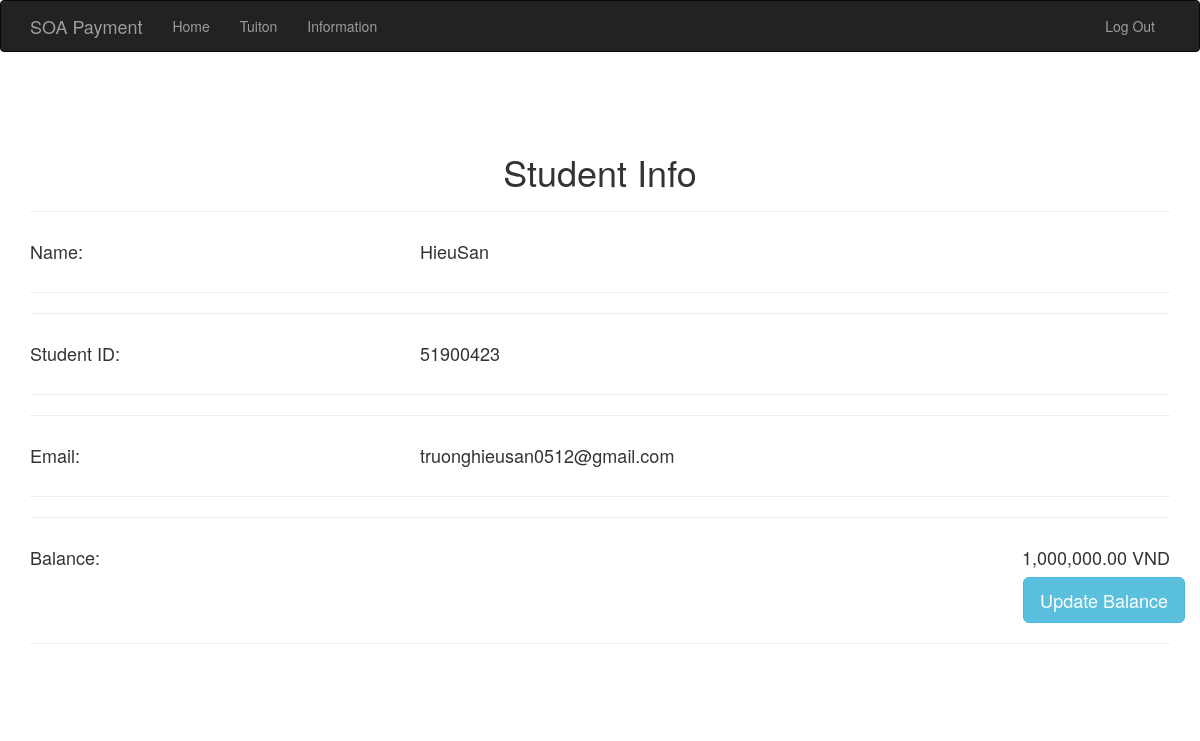
Before: /info (signed in) with the older database file.
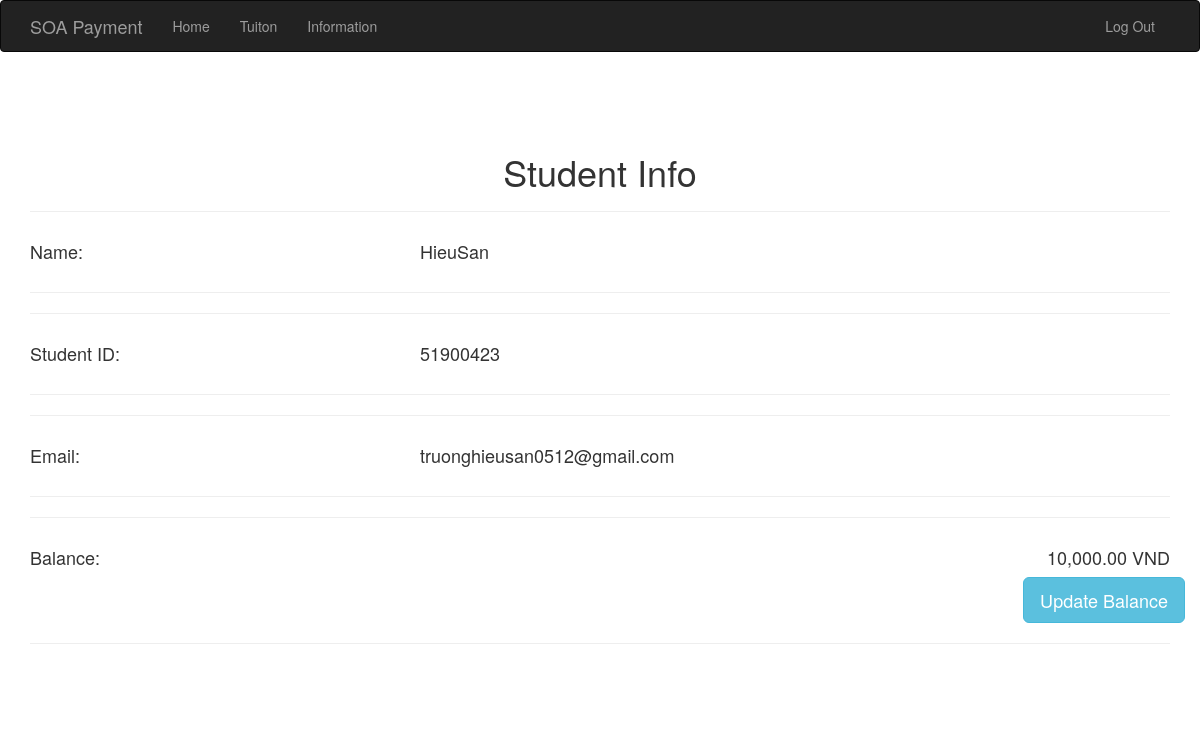
After: the same page with the newer database file.
### app/models.py (models this page shows, shortened)
class User(UserMixin, db.Model):
    __tablename__ = 'users'
    id = db.Column(db.Integer, primary_key=True)
    email = db.Column(db.String(64), unique=True, index=True)
    masv = db.Column(db.String(64), unique=True, index=True)
    username = db.Column(db.String(64), unique=True, index=True)
    sdt = db.Column(db.String(10), unique=True) #?
    password_hash = db.Column(db.String(128))
    sodu = db.Column(db.Float, default=0)
    hocphi = db.relationship('HocPhi', backref='users', lazy=True)
    lichsu = db.relationship('LichSu', backref='users', lazy=True)
    @property
    def password(self):
        raise AttributeError('password is not a readable attribute')

### app/main/views.py (the view)
@main.route('/info', methods=['GET','POST'])
def info():
    update_ballance = UpdateBallanceForm()
    if update_ballance.validate_on_submit():
        print(update_ballance.amount_of_monney.data)
        print(current_user.sodu)
        current_user.sodu = update_ballance.amount_of_monney.data
        db.session.commit()
    return render_template('info.html',update_ballance=update_ballance)

### app/__init__.py (called while the page is built)
def create_app(config_name):
    app = Flask(__name__)
    app.config.from_object(config[config_name])
    config[config_name].init_app(app)
    bootstrap.init_app(app)
    db.init_app(app)
    login_manager.init_app(app)
    @app.template_filter()
    def currencyFormat(value):
        value = float(value)
        return "{:,.2f} VND".format(value)
    from .main import main as main_blueprint
    app.register_blueprint(main_blueprint)
    from .auth import auth as auth_blueprint
    app.register_blueprint(auth_blueprint,  url_prefix='/auth')
    return app

### app/models.py (called while the page is built)
@login_manager.user_loader
def load_user(user_id):
    return User.query.get(int(user_id))

### app/templates/info.html (shortened to what this page needs)
{% extends "base.html" %}
{% import "bootstrap/wtf.html" as wtf %}
{% block page_content%}
<div class="container-fluid">
    <div class="row">
        <div class="col-4">
            <h1>&nbsp</h1>
        </div>
        <div class="col-4 loginForm">
            <h1 style="text-align: center;">Student Info </h1>
            <hr>
            <div class="row">
                <div class="col-md-4">
                    <h4>Name: </h4>
                </div>
                <div class="col-md-8" style="text-align: left;">
                    <h4>{{ current_user.username }}</h4>
                </div>
            </div>
            <hr>
            <hr>
            <div class="row">
                <div class="col-md-4">
                    <h4>Student ID: </h4>
                </div>
                <div class="col-md-8" style="text-align: left;">
                    <h4>{{ current_user.masv }}</h4>
                </div>
            </div>
            <hr>
            <hr>
            <div class="row">
                <div class="col-md-4">
                    <h4>Email: </h4>
                </div>
                <div class="col-md-8" style="text-align: left;">
                    <h4>{{ current_user.email }}</h4>
                </div>
            </div>
            <hr>
            <hr>
            <div class="row">
                <div class="col-md-4">
                    <h4>Balance: </h4>
                </div>
                <div class="col-md-8" style="text-align: right;">
                    <h4>{{ current_user.sodu|currencyFormat  }}</h4>
                    <div class="row">
                        <button type="button" class="btn btn-info btn-lg" data-toggle="modal" data-target="#myModal">Update Balance</button>
                    </div>
                </div>
            </div>
            <hr>
        </div>
        <div class="col-4">
            <h1>&nbsp</h1>
        </div>
    </div>
</div>
{% endblock %}

### app/templates/base.html (shortened to what this page needs)
{% extends "bootstrap/base.html" %}
{% block head %}
{{ super() }}
{% endblock %}
{% block navbar %}
<div class="navbar navbar-inverse" role="navigation">
    <div class="container">
        <div class="navbar-header">
            <a class="navbar-brand" href="{{ url_for('main.index') }}">SOA Payment</a>
        </div>
        <div class="navbar-collapse collapse">
            <ul class="nav navbar-nav">
                <li><a href="{{ url_for('main.index') }}">Home</a></li>
                {% if current_user.is_authenticated %}
                <li><a href="{{ url_for('main.tuition') }}">Tuiton</a></li>
                <li><a href="{{ url_for('main.info') }}">Information</a></li>
                {% endif %}
            </ul>
            <ul class="nav navbar-nav navbar-right">
                {% if current_user.is_authenticated %}
                <li><a href="{{ url_for('auth.logout') }}">Log Out</a></li>
                {% else %}
                <li><a href="{{ url_for('auth.login') }}">Log In</a></li>
                <li><a href="{{ url_for('auth.register') }}">Register</a></li>
                {% endif %}
            </ul>
        </div>
    </div>
</div>
{% endblock %}
{% block content %}
<div class="container">
    {% block page_content %}{% endblock %}
</div>
{% endblock %}

Changed rows visible on the page:
changed User "HieuSan": sodu "1,000,000.00 VND" → "10,000.00 VND"
